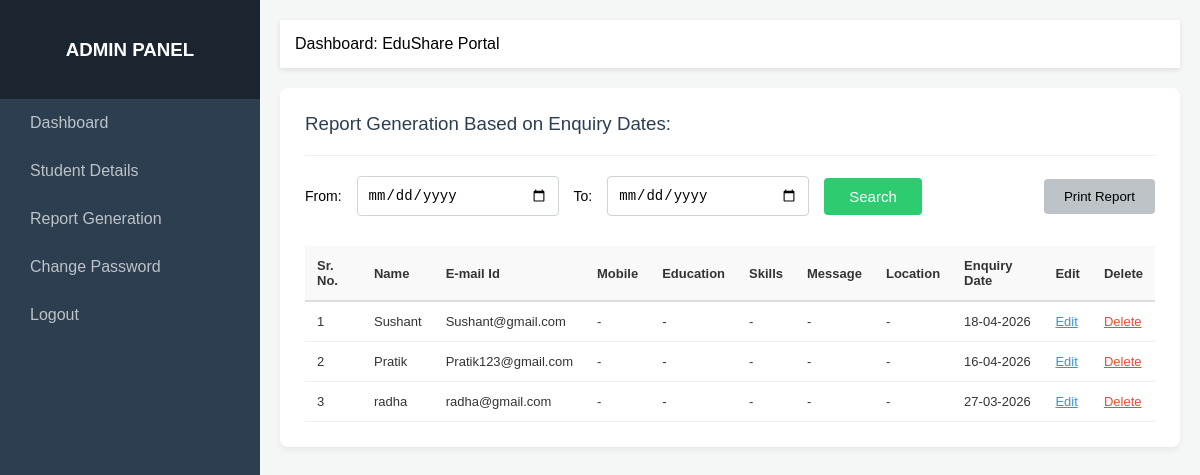
Page /superuser/reports/ (signed in) on the committed database.
### application/models.py (models this page shows, shortened)
class StudentProfile(models.Model):
    user = models.OneToOneField(User, on_delete=models.CASCADE)
    mobile = models.CharField(max_length=15, blank=True, null=True)
    education = models.CharField(max_length=100, blank=True, null=True)
    skills = models.TextField(blank=True, null=True)
    message = models.TextField(blank=True, null=True)
    location = models.CharField(max_length=100, blank=True, null=True)
    enquiry_date = models.DateField(auto_now_add=True)
    storage_limit = models.BigIntegerField(default=104857600)

### application/views.py (the view)
# urls.py: path('superuser/reports/', views.admin_report_generation, name='admin-reports'),
@user_passes_test(lambda u: u.is_superuser, login_url='login')
def admin_report_generation(request):
    profiles = StudentProfile.objects.filter(
        user__is_staff=False,
        user__is_superuser=False
    ).order_by('-user__date_joined') # Order by signup date
    from_date_str = request.GET.get('from')
    to_date_str = request.GET.get('to')
    if from_date_str:
        from_date = parse_date(from_date_str)
        if from_date:
            profiles = profiles.filter(user__date_joined__date__gte=from_date)
    if to_date_str:
        to_date = parse_date(to_date_str)
        if to_date:
            profiles = profiles.filter(user__date_joined__date__lte=to_date)
    context = {
        'profiles': profiles,
        'from_date_val': from_date_str,
        'to_date_val': to_date_str,
    }
    return render(request, 'dashboard/reports.html', context)

### templates/dashboard/reports.html
{% extends 'dashboard/dashboard_base.html' %}
{% block admin_content %}
<div class="report-content" style="background: white; padding: 25px; border-radius: 8px; box-shadow: 0 4px 6px rgba(0,0,0,0.05); font-family: sans-serif;">
    <h3 style="margin-top: 0; color: #2c3e50; font-weight: 500;">
        Report Generation Based on Enquiry Dates:
    </h3>
    <hr style="border: 0; border-top: 1px solid #eee; margin: 20px 0;">
    <form method="get" class="search-form" style="display: flex; align-items: center; gap: 15px; margin-bottom: 30px; font-size: 14px;">
        <label for="from_date">From:</label>
        <input type="date" id="from_date" name="from" value="{{ from_date_val }}"
               style="padding: 10px; border: 1px solid #ced4da; border-radius: 4px; font-size: 14px; width: 180px;">
        <label for="to_date">To:</label>
        <input type="date" id="to_date" name="to" value="{{ to_date_val }}"
               style="padding: 10px; border: 1px solid #ced4da; border-radius: 4px; font-size: 14px; width: 180px;">
        <button type="submit" style="padding: 10px 25px; background-color: #2ecc71; color: white; border: none; border-radius: 4px; font-size: 15px; cursor: pointer;">
            Search
        </button>
        <button type="button" onclick="window.print()" style="margin-left: auto; padding: 10px 20px; background-color: #bdc3c7; border: none; border-radius: 4px; cursor: pointer;">
            Print Report
        </button>
    </form>
    <table class="report-table" style="width: 100%; border-collapse: collapse; font-size: 13px; color: #333;">
        <thead>
            <tr style="border-bottom: 2px solid #ddd; background-color: #f9f9f9; text-align: left;">
                <th style="padding: 12px;">Sr. No.</th>
                <th style="padding: 12px;">Name</th>
                <th style="padding: 12px;">E-mail Id</th>
                <th style="padding: 12px;">Mobile</th>
                <th style="padding: 12px;">Education</th>
                <th style="padding: 12px;">Skills</th>
                <th style="padding: 12px;">Message</th>
                <th style="padding: 12px;">Location</th>
                <th style="padding: 12px;">Enquiry Date</th>
                <th style="padding: 12px;">Edit</th>
                <th style="padding: 12px;">Delete</th>
            </tr>
        </thead>
        <tbody>
            {% for profile in profiles %}
            <tr style="border-bottom: 1px solid #eee;">
                <td style="padding: 12px;">{{ forloop.counter }}</td>
                <td style="padding: 12px;">{{ profile.user.username }}</td>
                <td style="padding: 12px;">{{ profile.user.email }}</td>
                <td style="padding: 12px;">{{ profile.mobile|default:"-" }}</td>
                <td style="padding: 12px;">{{ profile.education|default:"-" }}</td>
                <td style="padding: 12px;">{{ profile.skills|default:"-" }}</td>
                <td style="padding: 12px;">{{ profile.message|default:"-" }}</td>
                <td style="padding: 12px;">{{ profile.location|default:"-" }}</td>
                <td style="padding: 12px;">{{ profile.user.date_joined|date:"d-m-Y" }}</td>
                <td style="padding: 12px;"><a href="#" style="color: #3498db;">Edit</a></td>
                <td style="padding: 12px;"><a href="#" style="color: #e74c3c;">Delete</a></td>
            </tr>
            {% empty %}
            <tr>
                <td colspan="11" style="text-align: center; padding: 40px; color: #888; border-bottom: 1px solid #eee;">
                    No student enquiries available for the selected dates.
                </td>
            </tr>
            {% endfor %}
        </tbody>
    </table>
</div>
{% endblock %}

### templates/dashboard/dashboard_base.html (style rules this page uses)
body { display: flex; margin: 0; font-family: sans-serif; background: #f4f7f6; }

### rows in the picture
StudentProfile: user.username "Sushant", user.email "Sushant@gmail.com", mobile "-", education "-", skills "-", message "-", location "-", user.date_joined "18-04-2026"
StudentProfile: user.username "Pratik", user.email "Pratik123@gmail.com", mobile "-", education "-", skills "-", message "-", location "-", user.date_joined "16-04-2026"
StudentProfile: user.username "radha", user.email "radha@gmail.com", mobile "-", education "-", skills "-", message "-", location "-", user.date_joined "27-03-2026"
